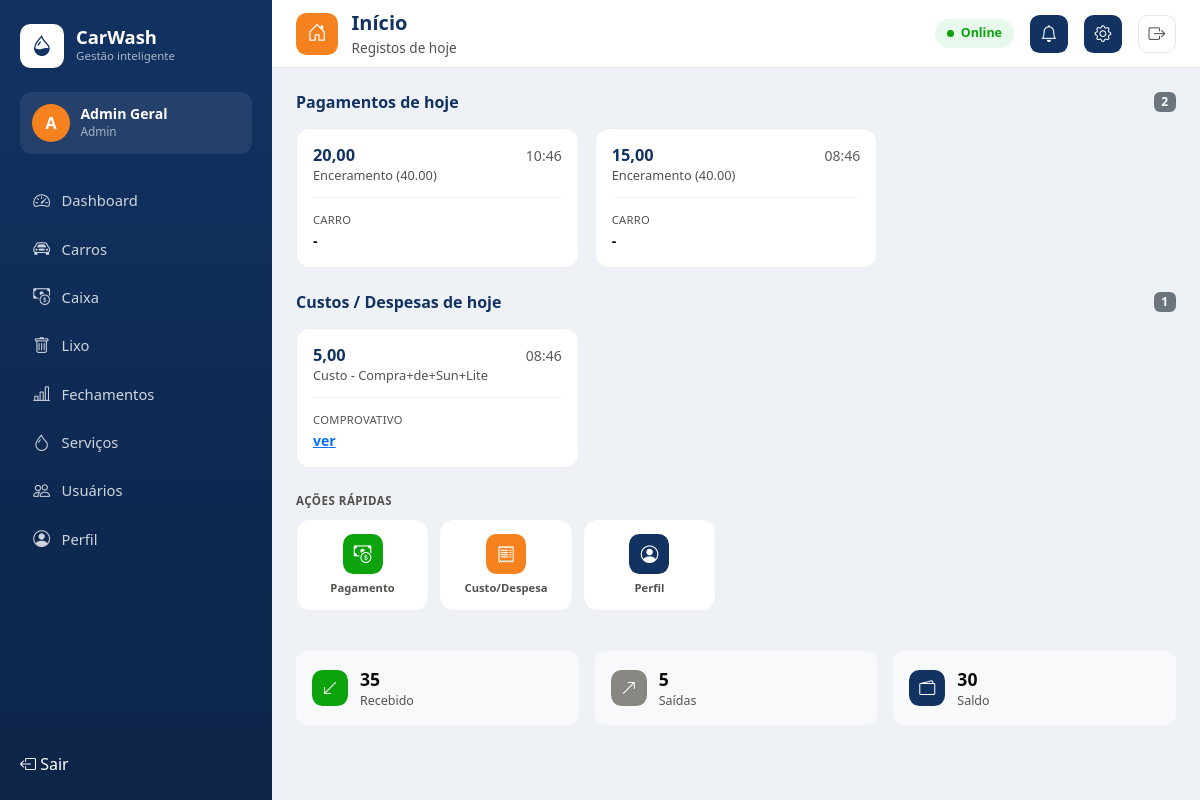
Screenshot of /caixa/inicio/ (signed in) with the database file from the repository.
### accounts/models.py (models this page shows)
class User(AbstractUser):
    class Role(models.TextChoices):
        SEGURANCA = 'seguranca', 'Segurança'
        TESOUREIRA = 'tesoureira', 'Tesoureira'
        ADMIN = 'admin', 'Admin'
    role = models.CharField(max_length=20, choices=Role.choices)
    def is_seguranca(self):
        return self.role == self.Role.SEGURANCA
    def is_tesoureira(self):
        return self.role == self.Role.TESOUREIRA
    def is_admin_role(self):
        return self.role == self.Role.ADMIN or self.is_superuser

### cashbox/models.py (models this page shows, shortened)
class Payment(models.Model):
    vehicle_entry = models.ForeignKey(
        VehicleEntry, on_delete=models.SET_NULL, null=True, blank=True, related_name='payments'
    )
    service = models.ForeignKey(Service, on_delete=models.PROTECT)
    amount = models.DecimalField(max_digits=10, decimal_places=2)
    received_by = models.ForeignKey(settings.AUTH_USER_MODEL, on_delete=models.PROTECT)
    notes = models.TextField(blank=True)
    created_at = models.DateTimeField(auto_now_add=True)
    class Meta:
        ordering = ['-created_at']

class CashMovement(models.Model):
    class Category(models.TextChoices):
        CUSTO = 'custo', 'Custo'
        DESPESA = 'despesa', 'Despesa'
    category = models.CharField(max_length=20, choices=Category.choices)
    amount = models.DecimalField(max_digits=10, decimal_places=2)
    description = models.TextField()
    proof = models.FileField(upload_to='proofs/')
    registered_by = models.ForeignKey(settings.AUTH_USER_MODEL, on_delete=models.PROTECT)
    created_at = models.DateTimeField(auto_now_add=True)
    class Meta:
        ordering = ['-created_at']

### services/models.py (models this page shows)
class Service(models.Model):
    name = models.CharField('Nome', max_length=100)
    price = models.DecimalField('Preço', max_digits=10, decimal_places=2)
    active = models.BooleanField('Ativo', default=True)
    class Meta:
        ordering = ['name']
    def __str__(self):
        return f'{self.name} ({self.price})'

### cashbox/views.py (the view)
# urls.py: path('inicio/', views.home, name='home'),
@role_required('tesoureira')
def home(request):
    today = timezone.localdate()
    total_in, total_out = totals_for_range(today, today)
    return render(request, 'cashbox/home.html', {
        'total_in': total_in,
        'total_out': total_out,
        'balance': total_in - total_out,
        'payments': Payment.objects.filter(created_at__date=today),
        'movements': CashMovement.objects.filter(created_at__date=today),
    })

### cashbox/services.py (called while the page is built)
def totals_for_range(date_start, date_end):
    total_in = Payment.objects.filter(
        created_at__date__gte=date_start, created_at__date__lte=date_end
    ).aggregate(total=Sum('amount'))['total'] or 0
    total_out = CashMovement.objects.filter(
        created_at__date__gte=date_start, created_at__date__lte=date_end
    ).aggregate(total=Sum('amount'))['total'] or 0
    return total_in, total_out

### templates/cashbox/home.html (shortened to what this page needs)
{% extends 'base.html' %}
{% block page_icon %}<div class="cw-topbar-icon"><i class="bi bi-house-door"></i></div>{% endblock %}
{% block page_title %}Início{% endblock %}
{% block page_subtitle %}Registos de hoje{% endblock %}
{% block content %}
<div class="d-flex justify-content-between align-items-center mb-3">
    <h6 class="fw-bold mb-0" style="color: var(--cw-navy);">Pagamentos de hoje</h6>
    <span class="badge bg-secondary">{{ payments.count }}</span>
</div>
{% if payments %}
<div class="row g-3 mb-4">
    {% for p in payments %}
    <div class="col-12 col-md-6 col-lg-4">
        <div class="cw-row-card mb-0 h-100">
            <div class="cw-row-card-header">
                <div>
                    <div class="cw-row-card-title">{{ p.amount }}</div>
                    <div class="cw-row-card-subtitle">{{ p.service }}</div>
                </div>
                <span class="text-muted small">{{ p.created_at|date:'H:i' }}</span>
            </div>
            <div class="cw-row-card-grid mb-0">
                <div class="cw-row-card-field">
                    <div class="cw-row-card-label">Carro</div>
                    <div class="cw-row-card-value">{{ p.vehicle_entry|default:'-' }}</div>
                </div>
            </div>
        </div>
    </div>
    {% endfor %}
</div>
{% else %}
<div class="cw-card p-4 text-center text-muted mb-4">Ainda sem pagamentos hoje.</div>
{% endif %}
<div class="d-flex justify-content-between align-items-center mb-3">
    <h6 class="fw-bold mb-0" style="color: var(--cw-navy);">Custos / Despesas de hoje</h6>
    <span class="badge bg-secondary">{{ movements.count }}</span>
</div>
{% if movements %}
<div class="row g-3 mb-4">
    {% for m in movements %}
    <div class="col-12 col-md-6 col-lg-4">
        <div class="cw-row-card mb-0 h-100">
            <div class="cw-row-card-header">
                <div>
                    <div class="cw-row-card-title">{{ m.amount }}</div>
                    <div class="cw-row-card-subtitle">{{ m.get_category_display }} - {{ m.description }}</div>
                </div>
                <span class="text-muted small">{{ m.created_at|date:'H:i' }}</span>
            </div>
            <div class="cw-row-card-grid mb-0">
                <div class="cw-row-card-field">
                    <div class="cw-row-card-label">Comprovativo</div>
                    <div class="cw-row-card-value"><a href="{{ m.proof.url }}" target="_blank">ver</a></div>
                </div>
            </div>
        </div>
    </div>
    {% endfor %}
</div>
{% else %}
<div class="cw-card p-4 text-center text-muted mb-4">Ainda sem custos/despesas hoje.</div>
{% endif %}
<div class="cw-quick-tiles-label">Ações rápidas</div>
<div class="cw-quick-tiles" style="max-width: 420px;">
    <a href="{% url 'cashbox:dashboard' %}?open=payment" class="cw-quick-tile">
        <div class="cw-quick-tile-icon bg-good"><i class="bi bi-cash-coin"></i></div>
        <div class="cw-quick-tile-label">Pagamento</div>
    </a>
    <a href="{% url 'cashbox:dashboard' %}?open=movement" class="cw-quick-tile">
        <div class="cw-quick-tile-icon bg-orange"><i class="bi bi-receipt"></i></div>
        <div class="cw-quick-tile-label">Custo/Despesa</div>
    </a>
    <a href="{% url 'profile' %}" class="cw-quick-tile">
        <div class="cw-quick-tile-icon bg-navy"><i class="bi bi-person-circle"></i></div>
        <div class="cw-quick-tile-label">Perfil</div>
    </a>
</div>
<div class="row g-3 mt-1">
    <div class="col-4">
        <div class="cw-finance-box">
            <div class="cw-stat-icon bg-good" style="width:36px;height:36px;font-size:1rem;"><i class="bi bi-arrow-down-left"></i></div>
            <div><div class="cw-finance-value">{{ total_in }}</div><div class="cw-finance-label">Recebido</div></div>
        </div>
    </div>
    <div class="col-4">
        <div class="cw-finance-box">
            <div class="cw-stat-icon bg-muted" style="width:36px;height:36px;font-size:1rem;"><i class="bi bi-arrow-up-right"></i></div>
            <div><div class="cw-finance-value">{{ total_out }}</div><div class="cw-finance-label">Saídas</div></div>
        </div>
    </div>
    <div class="col-4">
        <div class="cw-finance-box">
            <div class="cw-stat-icon bg-navy" style="width:36px;height:36px;font-size:1rem;"><i class="bi bi-wallet2"></i></div>
            <div><div class="cw-finance-value">{{ balance }}</div><div class="cw-finance-label">Saldo</div></div>
        </div>
    </div>
</div>
{% endblock %}

### templates/partials/sidebar_content.html (shortened to what this page needs)
{% load static %}
<div class="cw-sidebar-brand">
    <div class="cw-sidebar-logo"><i class="bi bi-droplet-half"></i></div>
    <div>
        <div class="cw-sidebar-brand-name">CarWash</div>
        <div class="cw-sidebar-brand-tagline">Gestão inteligente</div>
    </div>
</div>
<div class="cw-sidebar-user">
    <div class="cw-sidebar-user-avatar">{{ user.username|slice:':1'|upper }}</div>
    <div class="min-w-0">
        <div class="cw-sidebar-user-name">{{ user.get_full_name|default:user.username }}</div>
        <div class="cw-sidebar-user-role">{{ user.get_role_display }}</div>
    </div>
</div>
<nav class="cw-sidebar-nav nav flex-column">
    {% if user.is_admin_role %}
    <a class="nav-link {% if request.resolver_match.url_name == 'admin_dashboard' %}active{% endif %}"
       href="{% url 'admin_dashboard' %}"><i class="bi bi-speedometer2"></i> Dashboard</a>
    {% endif %}
    {% if user.is_seguranca or user.is_admin_role %}
    <a class="nav-link {% if request.resolver_match.app_name == 'vehicles' and request.resolver_match.url_name != 'trash_list' and request.resolver_match.url_name != 'home' %}active{% endif %}"
       href="{% url 'vehicles:list' %}"><i class="bi bi-car-front"></i> {% if user.is_seguranca %}Registros{% else %}Carros{% endif %}</a>
    {% endif %}
    {% if user.is_tesoureira or user.is_admin_role %}
    <a class="nav-link "
       href="{% url 'cashbox:dashboard' %}"><i class="bi bi-cash-coin"></i> Caixa</a>
    {% endif %}
    {% if user.is_admin_role %}
    <a class="nav-link {% if request.resolver_match.url_name == 'trash_list' %}active{% endif %}"
       href="{% url 'vehicles:trash_list' %}"><i class="bi bi-trash"></i> Lixo</a>
    <a class="nav-link {% if request.resolver_match.url_name == 'closures' or request.resolver_match.url_name == 'period_closure_create' %}active{% endif %}"
       href="{% url 'cashbox:closures' %}"><i class="bi bi-bar-chart-line"></i> Fechamentos</a>
    <a class="nav-link {% if request.resolver_match.app_name == 'services' %}active{% endif %}"
       href="{% url 'services:list' %}"><i class="bi bi-droplet"></i> Serviços</a>
    <a class="nav-link {% if request.resolver_match.url_name == 'user_list' %}active{% endif %}"
       href="{% url 'user_list' %}"><i class="bi bi-people"></i> Usuários</a>
    {% endif %}
    <a class="nav-link {% if request.resolver_match.url_name == 'profile' %}active{% endif %}"
       href="{% url 'profile' %}"><i class="bi bi-person-circle"></i> Perfil</a>
</nav>
<div class="mt-auto pt-3">
    <form method="post" action="{% url 'logout' %}">
        <button class="nav-link border-0 bg-transparent w-100 text-start" type="submit">
            <i class="bi bi-box-arrow-left"></i> Sair
        </button>
    </form>
</div>

### static/css/theme.css (style rules this page uses)
:root { --cw-navy: #123262; --cw-navy-dark: #0c2447; --cw-orange: #f5821f; --cw-orange-dark: #d96c0f; --cw-good: #0ca30c; --cw-warning: #fab219; --cw-serious: #ec835a; --cw-critical: #d03b3b; --cw-muted: #898781; --cw-ink-primary: #0b0b0b; --cw-ink-secondary: #52514e; --cw-sidebar-width: 272px; --cw-topbar-height: 68px; }
body { background-color: #eef1f6; }
.cw-sidebar-brand { display: flex; align-items: center; gap: .75rem; margin-bottom: 1.5rem; }
.cw-sidebar-logo { width: 44px; height: 44px; background: #fff; border-radius: .65rem; display: flex; align-items: center; justify-content: center; flex-shrink: 0; }
.cw-sidebar-logo i { font-size: 1.3rem; color: var(--cw-navy); }
.cw-sidebar-brand-name { font-weight: 800; font-size: 1.15rem; line-height: 1.1; }
.cw-sidebar-brand-tagline { font-size: .72rem; color: rgba(255, 255, 255, .65); }
.cw-sidebar-user { background: rgba(255, 255, 255, .08); border-radius: .75rem; padding: .75rem; display: flex; align-items: center; gap: .65rem; margin-bottom: 1.5rem; }
.cw-sidebar-user-avatar { width: 38px; height: 38px; border-radius: 50%; background: var(--cw-orange); color: #fff; display: flex; align-items: center; justify-content: center; font-weight: 700; flex-shrink: 0; }
.cw-sidebar-user-name { font-weight: 600; font-size: .88rem; line-height: 1.2; }
.cw-sidebar-user-role { font-size: .74rem; color: rgba(255, 255, 255, .6); }
.cw-sidebar-nav .nav-link { color: rgba(255, 255, 255, .8); border-radius: .6rem; padding: .6rem .75rem; margin-bottom: .25rem; display: flex; align-items: center; gap: .65rem; font-size: .92rem; font-weight: 500; }
.cw-sidebar-nav .nav-link i { font-size: 1.05rem; width: 1.2rem; text-align: center; }
.cw-topbar-icon { width: 42px; height: 42px; border-radius: .65rem; background: var(--cw-orange); color: #fff; display: flex; align-items: center; justify-content: center; font-size: 1.2rem; flex-shrink: 0; }
.cw-quick-tiles-label { text-transform: uppercase; font-size: .72rem; letter-spacing: .5px; font-weight: 700; color: var(--cw-ink-secondary); margin-bottom: .6rem; }
.cw-quick-tiles { display: flex; gap: .65rem; margin-bottom: 1.5rem; }
.cw-quick-tile { flex: 1; background: #fff; border: 1px solid #edeef1; border-radius: .85rem; padding: .85rem .4rem; text-align: center; text-decoration: none; color: inherit; }
.cw-quick-tile-icon { width: 40px; height: 40px; border-radius: .65rem; display: flex; align-items: center; justify-content: center; margin: 0 auto .4rem; font-size: 1.1rem; color: #fff; background: var(--cw-navy); }
.cw-quick-tile-icon.bg-navy { background: var(--cw-navy); }
.cw-quick-tile-icon.bg-orange { background: var(--cw-orange); }
.cw-quick-tile-icon.bg-good { background: var(--cw-good); }
.cw-quick-tile-label { font-size: .7rem; font-weight: 700; color: var(--cw-ink-secondary); }
.cw-row-card { background: #fff; border: 1px solid #edeef1; border-radius: .85rem; padding: 1rem; margin-bottom: .75rem; }
.cw-row-card-header { display: flex; justify-content: space-between; align-items: flex-start; gap: .5rem; margin-bottom: .85rem; padding-bottom: .75rem; border-bottom: 1px solid #f1f2f4; }
.cw-row-card-title { font-weight: 700; color: var(--cw-navy); font-size: 1.02rem; line-height: 1.25; }
.cw-row-card-subtitle { color: var(--cw-ink-secondary); font-size: .8rem; }
.cw-row-card-grid { display: grid; grid-template-columns: 1fr 1fr; gap: .7rem; margin-bottom: .9rem; }
.cw-row-card-field .cw-row-card-label { font-size: .7rem; text-transform: uppercase; letter-spacing: .3px; color: var(--cw-ink-secondary); margin-bottom: .1rem; }
.cw-row-card-field .cw-row-card-value { font-weight: 600; font-size: .88rem; color: var(--cw-ink-primary); word-break: break-word; }
.cw-stat-icon { width: 46px; height: 46px; border-radius: .65rem; display: flex; align-items: center; justify-content: center; color: #fff; font-size: 1.25rem; flex-shrink: 0; }
.cw-stat-icon.bg-navy { background: var(--cw-navy); }
.cw-stat-icon.bg-good { background: var(--cw-good); }
.cw-stat-icon.bg-muted { background: var(--cw-muted); }
.cw-finance-box { background: #f8f9fb; border-radius: .7rem; padding: .9rem 1rem; display: flex; align-items: center; gap: .75rem; }
.cw-finance-value { font-weight: 700; font-size: 1.1rem; color: var(--cw-ink-primary); }
.cw-finance-label { color: var(--cw-ink-secondary); font-size: .78rem; }

### rows the page displays
User: username "A", get_full_name "Admin Geral", role "Admin"
Payment: amount "20,00", service "Enceramento (40.00)", created_at "10:46", vehicle_entry "-"
Payment: amount "15,00", service "Enceramento (40.00)", created_at "08:46", vehicle_entry "-"
CashMovement: amount "5,00", category "Custo", description "Compra+de+Sun+Lite", created_at "08:46"

### other values shown
{{ payments.count }} "2"
{{ movements.count }} "1"
{{ total_in }} "35"
{{ total_out }} "5"
{{ balance }} "30"
